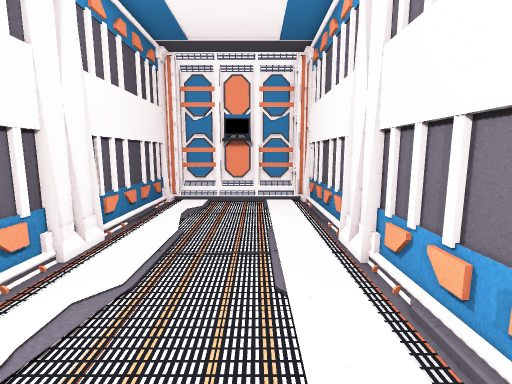
[1] (above)

13 first-person views from a walk through a scene from a Unity 3-D project. The camera is 1.3 m above the floor, tilts 8° down and sees 85° across. The floor is counted in squares, 0.5 m on a side. Each view is taken from the middle of a square. On the plan, view 1 faces up. The plan holds only what a view shows up to about 19 squares ahead; the rest is blank. The place goes on beyond the plan. Some animated figures are not drawn.

[2]
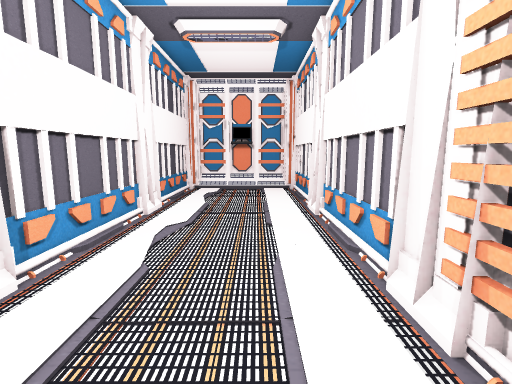

[3]
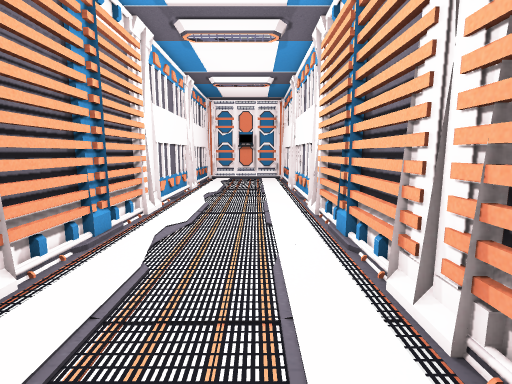

[4]
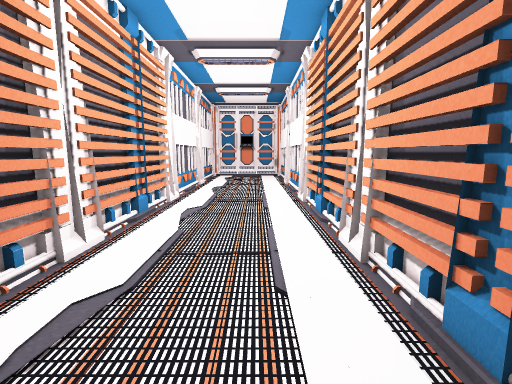

[5]
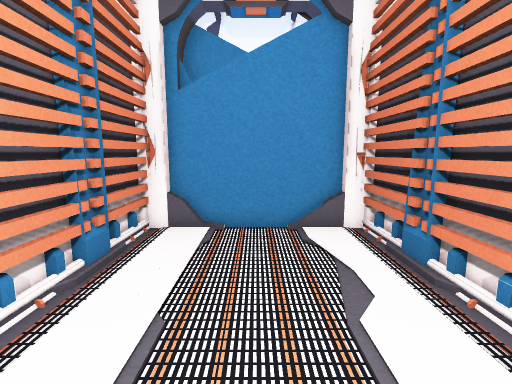

[6]
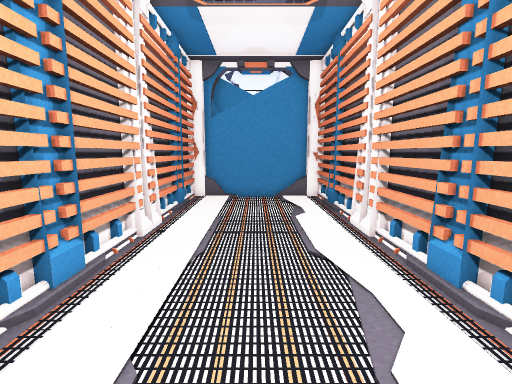

[7]
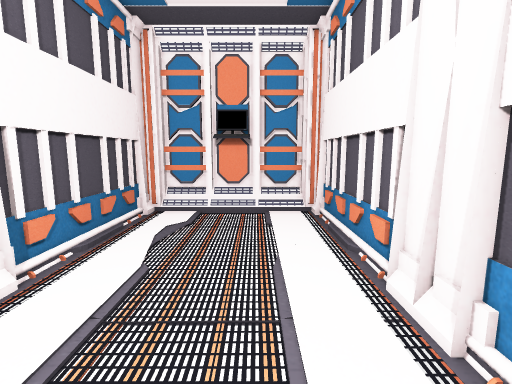

[8]
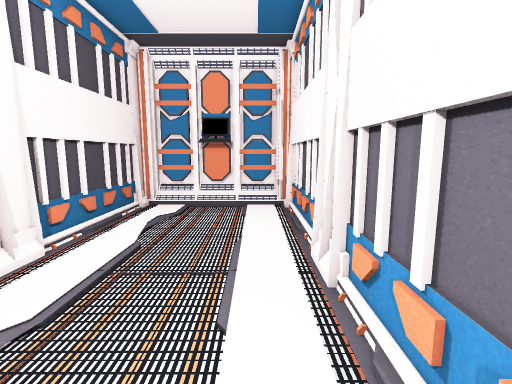

[9]
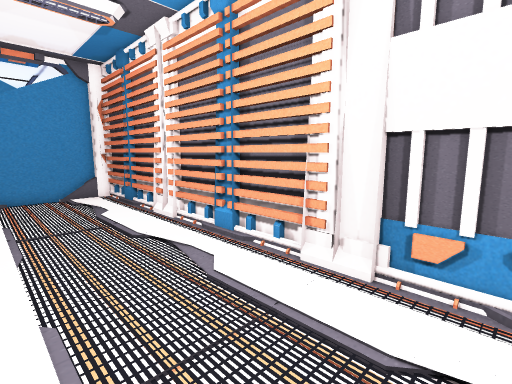

[10]
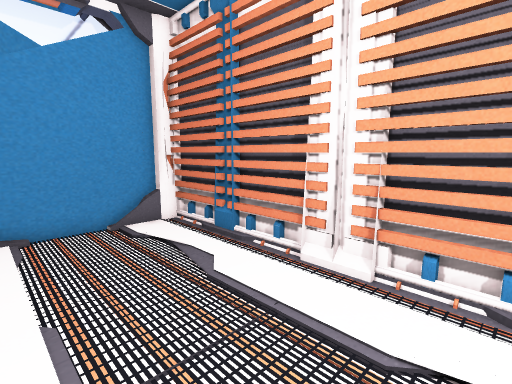

[11]
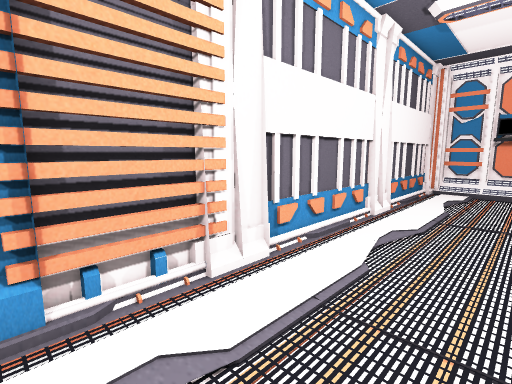

[12]
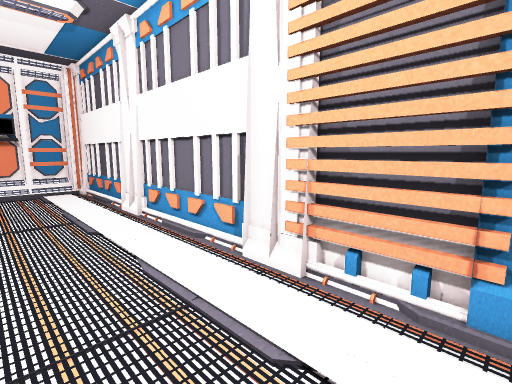

[13]
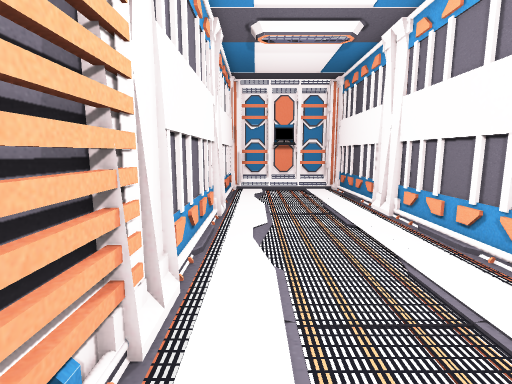

### Floor plan
Key: @ floor where view 1 was taken; # wall or solid block; . floor; = window, fence, low wall or low ledge; C computer; O other object.
Columns run from 5 left of view 1 to 3 right of it. Each row starts with its distance up from view 1.
 16   C
 15 #CCCCCCC#
 14 ##.....##
 13 #.......#
 12 #.......#
 11 #.......#
 10 #.......#
  9 #.......#
  8 ##.....##
  7 #=.....=#
  6 ##.....##
  5 #.......#
  4 #.......#
  3 #.......#
  2 #.......#
  1 #.......#
  0 ##...@.##
 -1 #=.....=#
 -2 #=.....=#
 -3 #.......#
 -4 #.......#
 -5 #.......#
 -6 #.......#
 -7 #.......#
 -8 #=.....=#
 -9 #=.....=#
-10 #=.....=#
-11 #.......#
-12 #.......#
-13 #.......#
-14 #.......#
-15 #.......#
-16 #O ... O#
-17 #OOOOOOO#
-18  O

Where each view was taken, in squares from view 1:
view 1: 0 up, 0 right, facing up
view 2: 5 down, 0 right, facing up
view 3: 13 down, 0 right, facing up
view 4: 16 down, 0 right, facing up
view 5: 7 down, 1 left, facing down
view 6: 0 up, 1 left, facing down
view 7: 3 up, 0 right, facing up
view 8: 1 up, 1 right, facing up
view 9: 2 up, 1 right, facing down-left
view 10: 6 down, 1 right, facing down-left
view 11: 5 down, 0 right, facing up-left
view 12: 5 down, 2 left, facing up-right
view 13: 5 down, 3 left, facing up
